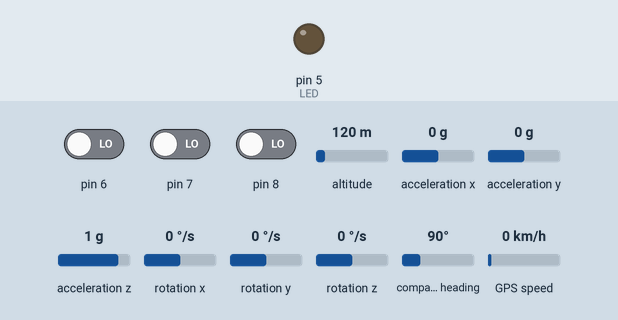
The sketch below on a simulated Arduino Uno, built with avr-gcc and run on an emulated ATmega328P. Shown: output pins drawn as LEDs (lit = HIGH). The test bench sets the inputs (shaded band); at power-on: pin 6 LOW, pin 7 LOW, pin 8 LOW, altitude 120 m, acceleration x 0 g, acceleration y 0 g, acceleration z 1 g, rotation x 0 °/s, rotation y 0 °/s, rotation z 0 °/s, compass heading 90°, GPS speed 0 km/h. Storage starts empty; the GPS gets a fix after 3 s at 37.7749, -122.4194 with 8 satellites; what the sketch prints to the serial monitor is not drawn.

Above: at 0.1 s.
Timing chart, 0 to 1.6 s (numbered marks = the images above):
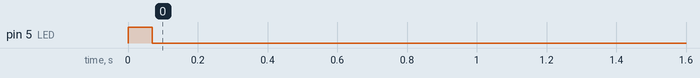

The sketch:

arduino_code.ino
```cpp
// (licence header left out)
#include <SPI.h>
#include <SD.h>
#include <AltSoftSerial.h>
#include <PinChangeInt.h>
#include <TinyGPS.h>
#include <I2Cdev.h>
#include <MPU6050_6Axis_MotionApps20.h>
#include <Wire.h>
#include <avr/wdt.h>

/*
Libraries:
AltSoftSerial: https://github.com/PaulStoffregen/AltSoftSerial
PinChangeInt: https://github.com/GreyGnome/PinChangeInt
TinyGPS: http://arduiniana.org/libraries/tinygps/
I2Cdevlib: https://github.com/jrowberg/i2cdevlib
*/

/////////////////////////////////PINS
const byte LED = 5;
//const byte GM1 = 8;
//const byte GM2 = 7;
//const byte GM_AND = 6;
//const byte GPS_RX = 2;
//const byte GPS_TX = 3;
//const byte GYRO_SCL_ANALOG = 5;  //i2c
//const byte GYRO_SDA_ANALOG = 4;  //i2c
//const byte SD_CS = 10;
//const byte SD_SCK = 13;  //SPI
//const byte SD_MOSI = 11;  //SPI
//const byte SD_MISO = 12;  //SPI

/////////////////////////////////GPS
AltSoftSerial GPSserial(3, 2); // RX, TX
TinyGPS gps;
float gps_lat, gps_lon, gps_altitude;
unsigned long gps_position_age, gps_time_age;
int gps_year;
byte gps_month, gps_day, gps_hour, gps_minute, gps_second, gps_hundredths;

/////////////////////////////////GYRO
MPU6050 mpu(0x68);
boolean useMPU = false;

int16_t ax, ay, az; // accelerometer axes
int16_t gx, gy, gz; //gyroscope axes

/////////////////////////////////INTERRUPTS
volatile unsigned long GM1_count = 0L;
volatile unsigned long GM2_count = 0L;
volatile unsigned long GM_AND_count = 0L;

void GM1_interrupt() {
  GM1_count++;
}
void GM2_interrupt() {
  GM2_count++;
}
void GM_AND_interrupt() {
  GM_AND_count++;
}

/////////////////////////////////variables
unsigned long last_datalog_write_millis = 0;
unsigned long last_gyro_millis = 0;
boolean first_write = true;

/////////////////////////////////SETUP
void setup() {
  //clear timer right away in order to not get stuck in infinite reset loop
  wdt_reset();
  wdt_disable();

  //LED indicator
  pinMode(LED, OUTPUT);
  digitalWrite(LED, HIGH);

  //init serial
  Serial.begin(9600);

  Serial.println(F("I0")); // I0 = Starting setup...

  //SD setup
  if(!SD.begin(10)) {
    Serial.println(F("E0")); //E0 = Card failed or not present!
    digitalWrite(LED, LOW);
    delay(2000);
    digitalWrite(LED, HIGH);
    return;
  }

  //gps setup
  GPSserial.begin(9600);
  byte mode[] = {0xB5, 0x62, 0x06, 0x24, 0x24, 0x00, 0xFF, 0xFF, 0x08, 0x03, 0x00, 0x00, 0x00, 0x00, 0x10, 0x27, 0x00, 0x00, 0x05, 0x00, 0xFA, 0x00, 0xFA, 0x00, 0x64, 0x00, 0x2C, 0x01, 0x00, 0x00, 0x00, 0x00, 0x00, 0x00, 0x00, 0x00, 0x00, 0x00, 0x00, 0x00, 0x00, 0x00, 0x00, 0x00};
  for(int i = 0; i < sizeof(mode); i++) {
    GPSserial.write(mode[i]);
    GPSserial.flush();
  }
  GPSserial.println();
  GPSserial.flush();

  //gyro setup
  //Serial.print(F("Initializing MPU6050... "));
  // join I2C bus (I2Cdev library doesn't do this automatically)
  Wire.begin();
  TWBR = 24; // 400kHz I2C clock (200kHz if CPU is 8MHz)
  mpu.initialize();
  if(!mpu.testConnection()) {
    useMPU = false;
    digitalWrite(LED, LOW);
    delay(500);
    digitalWrite(LED, HIGH);

    Serial.println(F("E3")); //E3 = Not using MPU 6050 Gyro/acc
  } else {
    useMPU = true;

    mpu.setXAccelOffset(69.53372273); //TODO beter calibration
    mpu.setYAccelOffset(701.3089899);
    mpu.setZAccelOffset(7659.171257);
    mpu.setXGyroOffset(350.954957);
    mpu.setYGyroOffset(20.43722386);
    mpu.setZGyroOffset(367.8086022);

    Serial.println(F("I2")); //I2 = Using MPU 6050 Gyro/acc
  }

  //interrupt setup
  pinMode(8, INPUT);
  attachPinChangeInterrupt(8, GM1_interrupt, RISING);
  pinMode(7, INPUT);
  attachPinChangeInterrupt(7, GM2_interrupt, RISING);
  pinMode(6, INPUT);
  attachPinChangeInterrupt(6, GM_AND_interrupt, RISING);

  //start watchdog timer of 4 seconds
  wdt_enable(WDTO_4S);

  //finish
  Serial.println(F("I1")); // I1 = Init completed successfully!
  digitalWrite(LED, LOW);
}

/////////////////////////////////LOOP
void loop() {
    wdt_reset(); // Bee Gees - Stayin' Alive

    /////////////// GPS data is available, read it!
    while (GPSserial.available() > 0) {
      if(gps.encode(GPSserial.read())) {
        gps.f_get_position(&gps_lat, &gps_lon, &gps_position_age);
        gps_altitude = gps.f_altitude();
        gps_position_age = millis() - gps_position_age;

        gps.crack_datetime(&gps_year, &gps_month, &gps_day, &gps_hour, &gps_minute, &gps_second, &gps_hundredths, &gps_time_age);
        gps_time_age = millis() - gps_time_age;
      }
    }

    wdt_reset(); // reset watchdog timer

    //////////////// time to write to SD card
    if(millis() - last_datalog_write_millis > 1000) {
      mpu.getMotion6(&ax, &ay, &az, &gx, &gy, &gz); // read MPU6050 raw data
      last_gyro_millis = millis();

      File dataFile = SD.open("l.txt", FILE_WRITE);

      if(dataFile) {
        if(first_write) {
          dataFile.println("#fresh start#");
          first_write = false;
        }

        //time
        dataFile.print(millis());
        dataFile.print(" ");

        //geiger-muller counter data
        dataFile.print(GM1_count);
        GM1_count = 0;
        dataFile.print(" ");
        dataFile.print(GM2_count);
        GM2_count = 0;
        dataFile.print(" ");
        dataFile.print(GM_AND_count);
        GM_AND_count = 0;
        dataFile.print(" ");

        //GPS data
        dataFile.print(gps_lat, 5); //lat
        dataFile.print(" ");
        dataFile.print(gps_lon, 5); //lon
        dataFile.print(" ");
        dataFile.print(gps_altitude, 2); //alt
        dataFile.print(" ");
        dataFile.print(gps_position_age); //position age
        dataFile.print(" ");
        dataFile.print(gps.satellites()); //number of satellites visible
        dataFile.print(" ");
        dataFile.print(gps.hdop()); //horizontal dilution of precision
        dataFile.print(" ");
        dataFile.print(gps_hour*10000 + gps_minute*100 + gps_second + gps_hundredths/1000, 4); //time
        dataFile.print(" ");
        dataFile.print(gps_time_age); //time age

        if(useMPU) {
          //gyroscope data
          dataFile.print(ax); //acc X
          dataFile.print(" ");
          dataFile.print(ay); //acc Y
          dataFile.print(" ");
          dataFile.print(az); //acc Z
          dataFile.print(" ");
          dataFile.print(gx); //gyro X
          dataFile.print(" ");
          dataFile.print(gy); //gyro Y
          dataFile.print(" ");
          dataFile.print(gz); //gyro Z
          dataFile.print(" ");
          dataFile.print(last_gyro_millis); //time
        }

        //done
        dataFile.println();
        dataFile.close();
      } else {
        Serial.println(F("E2")); // E2 = Can't open the file
        digitalWrite(LED, HIGH);
      }

      last_datalog_write_millis = millis();
    }
}
```
